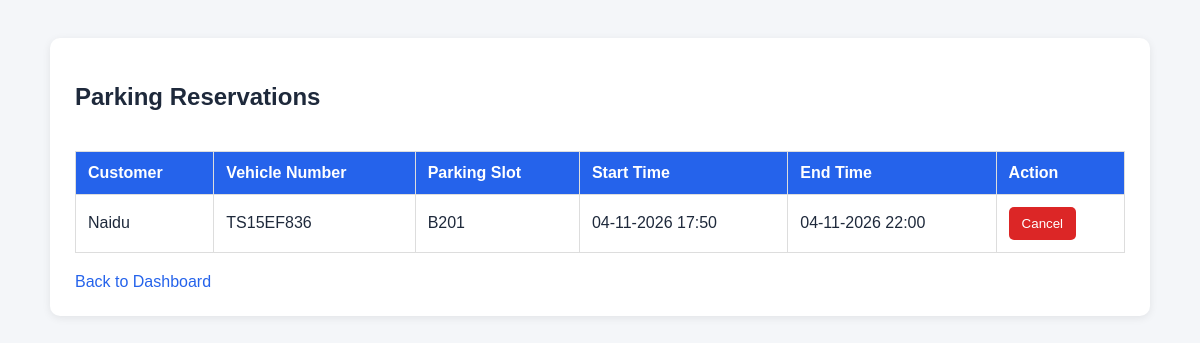
/reservations/, run on the app's committed database.
### parking/models.py (models this page shows, shortened)
class Reservation(models.Model):
    customer_name = models.CharField(max_length=100)
    vehicle_number = models.CharField(max_length=20)
    slot = models.ForeignKey(ParkingSlot, on_delete=models.CASCADE)
    start_time = models.DateTimeField()
    end_time = models.DateTimeField()
    created_at = models.DateTimeField(auto_now_add=True)

class ParkingSlot(models.Model):
    SLOT_STATUS = [
        ('available', 'Available'),
        ('occupied', 'Occupied'),
        ('reserved', 'Reserved'),
    ]
    slot_number = models.CharField(max_length=20, unique=True)
    floor = models.IntegerField(default=1)
    vehicle_type = models.CharField(max_length=20, default='Car')
    status = models.CharField(
        max_length=20,
        choices=SLOT_STATUS,
        default='available'
    )

### parking/views.py (the view)
def reservation_list(request):
    reservations = Reservation.objects.select_related(
        'slot'
    ).order_by('-created_at')
    return render(
        request,
        'parking/reservation_list.html',
        {'reservations': reservations}
    )

### parking/templates/parking/reservation_list.html (shortened to what this page needs)
<!DOCTYPE html>
<html lang="en">
<head>
</head>
<body>
<div class="container">
    <h2>Parking Reservations</h2>
    <div class="table-wrapper">
        <table>
            <thead>
                <tr>
                    <th>Customer</th>
                    <th>Vehicle Number</th>
                    <th>Parking Slot</th>
                    <th>Start Time</th>
                    <th>End Time</th>
                    <th>Action</th>
                </tr>
            </thead>
            <tbody>
                {% for reservation in reservations %}
                <tr>
                    <td>{{ reservation.customer_name }}</td>
                    <td>{{ reservation.vehicle_number }}</td>
                    <td>{{ reservation.slot.slot_number }}</td>
                    <td>
                        {{ reservation.start_time|date:"d-m-Y H:i" }}
                    </td>
                    <td>
                        {{ reservation.end_time|date:"d-m-Y H:i" }}
                    </td>
                    <td>
                        <form
                            method="POST"
                            action="{% url 'cancel_reservation' reservation.id %}"
                            onsubmit="return confirm('Are you sure you want to cancel this reservation?');"
                        >
                            <button type="submit" class="cancel-btn">
                                Cancel
                            </button>
                        </form>
                    </td>
                </tr>
                {% empty %}
                <tr>
                    <td colspan="6" class="empty">
                        No reservations found.
                    </td>
                </tr>
                {% endfor %}
            </tbody>
        </table>
    </div>
    <a href="{% url 'dashboard' %}" class="back-link">
        Back to Dashboard
    </a>
</div>
</body>
</html>

### parking/templates/parking/reservation_list.html (style rules this page uses)
* { box-sizing: border-box; }
body { font-family: Arial, sans-serif; background: #f4f6f9; padding: 30px; color: #1e293b; }
.container { max-width: 1100px; margin: auto; background: white; padding: 25px; border-radius: 10px; box-shadow: 0 2px 8px rgba(0,0,0,0.08); }
h2 { color: #1e293b; }
.table-wrapper { overflow-x: auto; }
table { width: 100%; border-collapse: collapse; margin-top: 20px; min-width: 750px; }
th, td { padding: 12px; border: 1px solid #ddd; text-align: left; }
th { background: #2563eb; color: white; }
.cancel-btn { background: #dc2626; color: white; border: none; padding: 9px 13px; border-radius: 5px; cursor: pointer; }
.back-link { display: inline-block; margin-top: 20px; color: #2563eb; text-decoration: none; }

### data on the page
Reservation: customer_name "Naidu", vehicle_number "TS15EF836", slot.slot_number "B201", start_time "04-11-2026 17:50", end_time "04-11-2026 22:00"
